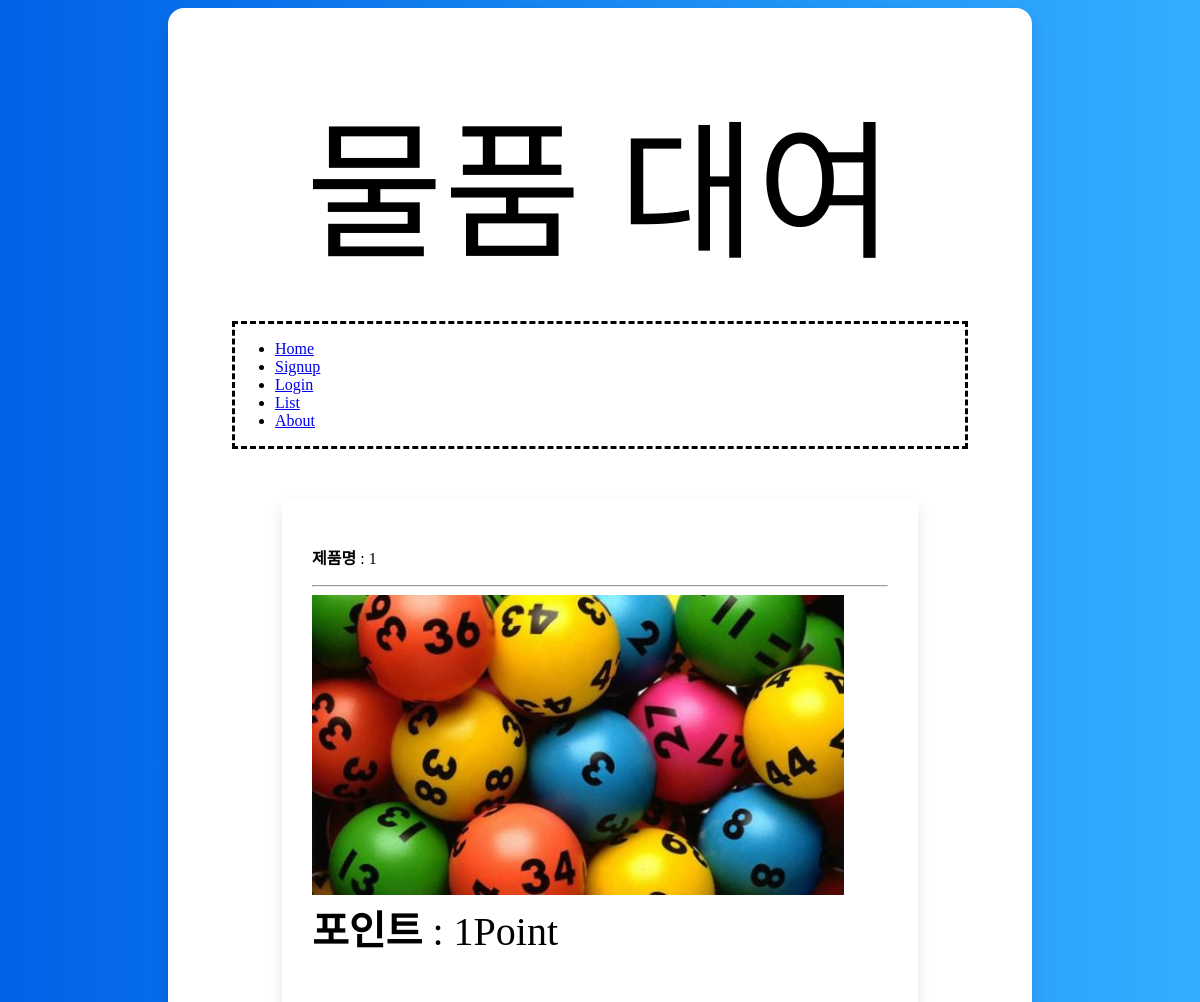
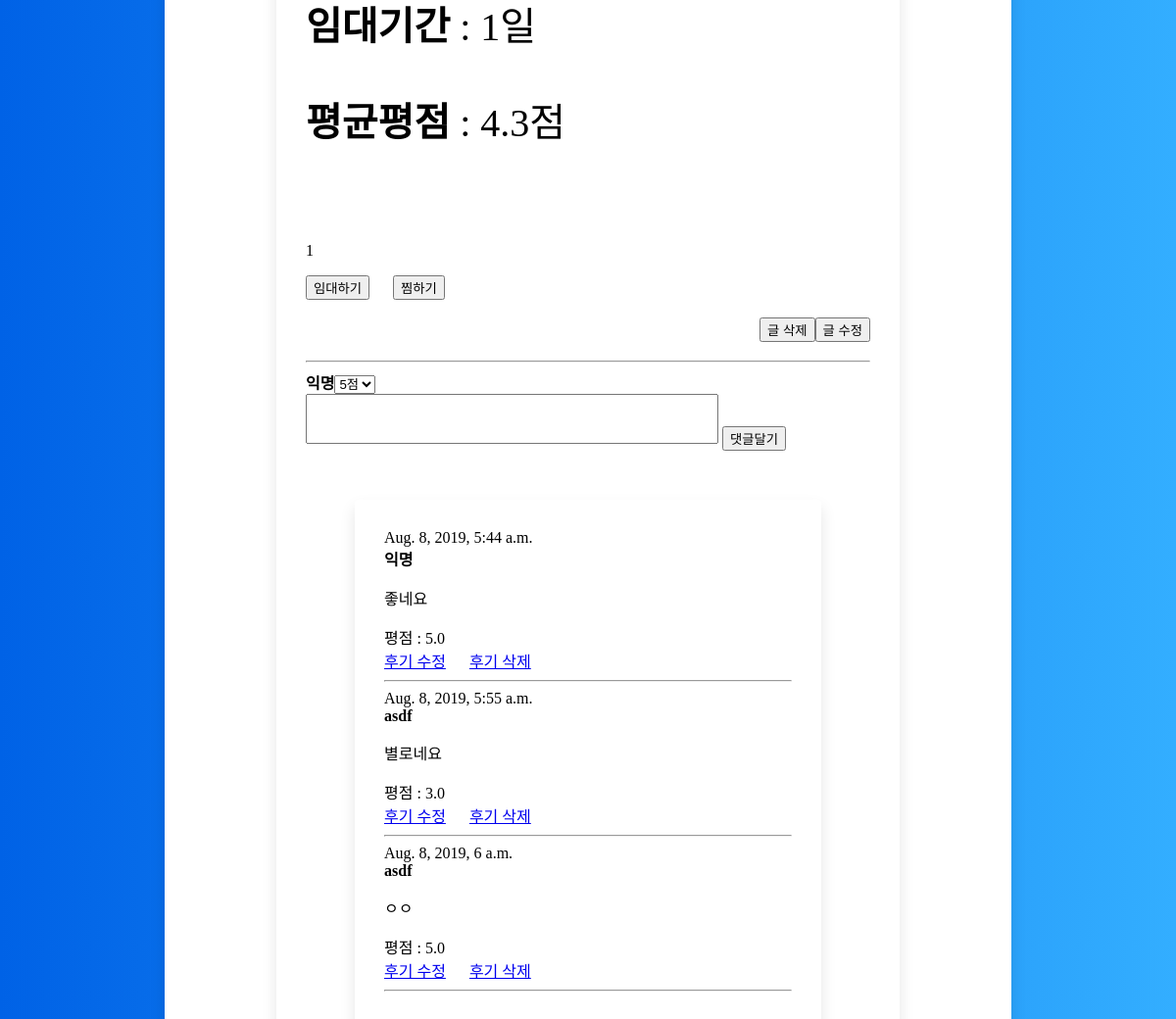
Page /blog/3 on the committed database (2 pictures, top to bottom).
### blog/models.py (models this page shows, shortened)
class Portfolio(models.Model):
    제목 = models.CharField(max_length=200)
    사진 = models.ImageField(upload_to='images/')
    임대기간 = models.IntegerField()
    포인트 = models.IntegerField()
    내용 = models.TextField()

class Comment(models.Model):
    post = models.ForeignKey(Portfolio, on_delete=models.CASCADE, related_name='com', null=True)
    작성자 = models.CharField(max_length=200)
    내용 = models.TextField()
    created_date = models.DateTimeField(default=timezone.now)
    approved_comment = models.BooleanField(default=False)
    grade_total= (
    (5, '5점'),
    (4, '4점'),
    (3, '3점'),
    (2, '2점'),
    (1, '1점'),
    )
    평점 = models.FloatField(
        choices=grade_total,
        default= 5
    )

### blog/views.py (the view)
# urls.py: path('blog/<int:blog_id>', views.detail, name='detail'),
def detail(request, blog_id):
    blog_detail = get_object_or_404(Portfolio, pk=blog_id)
    a = Comment.objects.filter(post=blog_id).aggregate(Avg('평점'))
    b = a['평점__avg']
    if b is None:
        average = 0
    else:
        average = round(b,1)
    if request.method =="POST":
        form = CommentForm(request.POST)
        if form.is_valid():
            comment = form.save(commit=False)
            comment.post = blog_detail #어디에 달건지 저장
            comment.save()
    else:
        form = CommentForm()
    return render(request, 'detail.html', {'blog': blog_detail,'form':form,"average":average})

### blog/forms.py
class CommentForm(forms.ModelForm):
    class Meta:
        model = Comment
        fields = ('작성자', '내용', '평점')

### blog/templates/detail.html (shortened to what this page needs)
{% extends 'base.html' %}
{% block content %}
        <div class="bigbox">
                <div class="review">
                    <p><strong>제품명</strong> : {{ blog.제목 }}</p>
                    <hr>
                    <div class="con_img"><img src="{{ blog.사진.url }}" style="height: 300px;" alt="hyeonee"></div>
                    <div class="con_text">
                        <p><strong>포인트</strong> : {{ blog.포인트 }}Point</p>
                        <p><strong>임대기간</strong> : {{ blog.임대기간 }}일</p>
                        <p><strong>평균평점</strong> : {{average}}점</p>
                    </div>
                    <p>{{blog.내용}}</p>
                    <input type='button' value='임대하기'> &emsp;
                    <input type='button' value='찜하기'> <br><br>
                    <a href="{% url 'update' blog.id %}"><input type="button" value="글 수정" style="float: right;"></a> &emsp;
                    <a href="{% url 'delete' blog.id %}"><input type="button" value="글 삭제" style="float: right;"></a><br><br><hr>
                    <form method = "POST" enctype = "multipart/form-data">
                        {% if user.is_authenticated %}
                        <input type="hidden" name="작성자" maxlength="10" required id="id_작성자" value="{{ user.username }}">
                        <strong>{{ user.username }}</strong>{{form.평점}}
                        {% else %}
                        <strong>익명</strong>{{form.평점}}
                        {% endif %}
                        <br>
                        <textarea name="내용" cols="50" rows="3" maxlength="100" required id="id_내용" style="resize:none;"></textarea>
                        <input type = "submit" value="댓글달기">
                        <br>
                    </form>
                    <div class="box">
                        {% for comment in blog.com.all %}
                            <div class="comment">
                                <div class="date">{{ comment.created_date }}</div>
                                <strong>{{ comment.작성자 }}</strong>
                                <p>{{ comment.내용|linebreaks }}</p>평점 : {{comment.평점}}
                            </div>
                            <a href="{% url 'co_update' comment.id %}">후기 수정</a> &emsp;
                            <a href="{% url 'co_delete' comment.id %}">후기 삭제</a>
                            <hr>
                            {% empty %}
                            <p>아직 댓글이 없습니다. :(</p>
                        {% endfor %}
                    </div>
                </div>
        </div>
{% endblock %}

### blog/templates/base.html (style rules this page uses)
body { background: #007bff; background: linear-gradient(to right, #0062E6, #33AEFF); }
.con_text { display: inline-block; position:relative; bottom: 40px; font-size: 40px; }
.con_img { display: inline-block; }
.bigbox { border-radius: .25rem; box-shadow: 0 0.5rem 1rem 0 rgba(0, 0, 0, 0.1); margin: 50px; padding: 30px; }
.box { border-radius: .25rem; box-shadow: 0 0.5rem 1rem 0 rgba(0, 0, 0, 0.1); margin: 50px; padding: 30px; }

### rows in the picture
Portfolio: 제목 "1", 사진 (picture), 포인트 "1", 임대기간 "1", 내용 "1"
Comment: created_date "Aug. 8, 2019, 5:44 a.m.", 작성자 "익명", 내용 "좋네요", 평점 "5.0"
Comment: created_date "Aug. 8, 2019, 5:55 a.m.", 작성자 "asdf", 내용 "별로네요", 평점 "3.0"
Comment: created_date "Aug. 8, 2019, 6 a.m.", 작성자 "asdf", 내용 "ㅇㅇ", 평점 "5.0"

### other values in the picture
{{ average }} "4.3"
